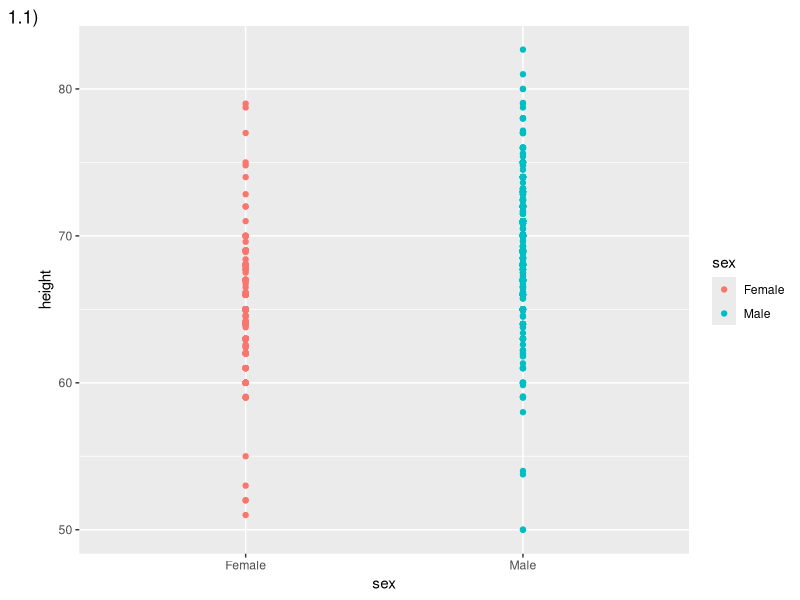
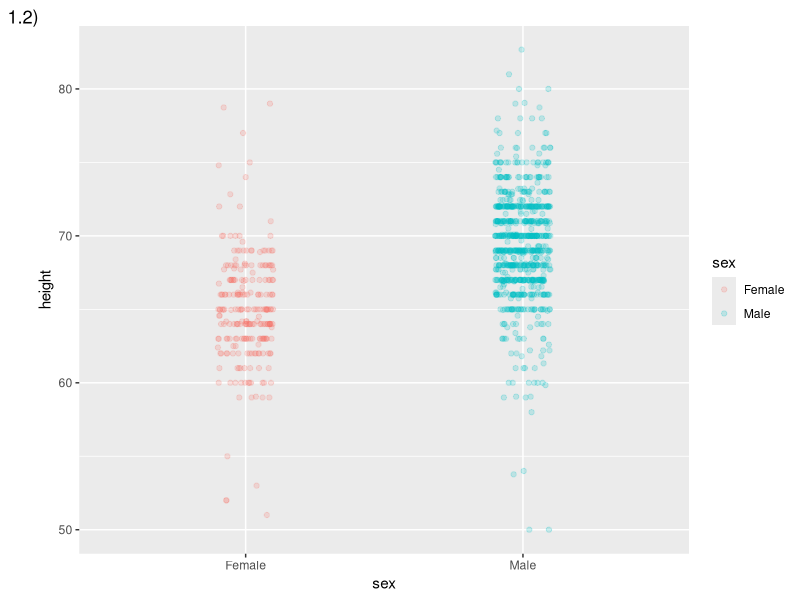
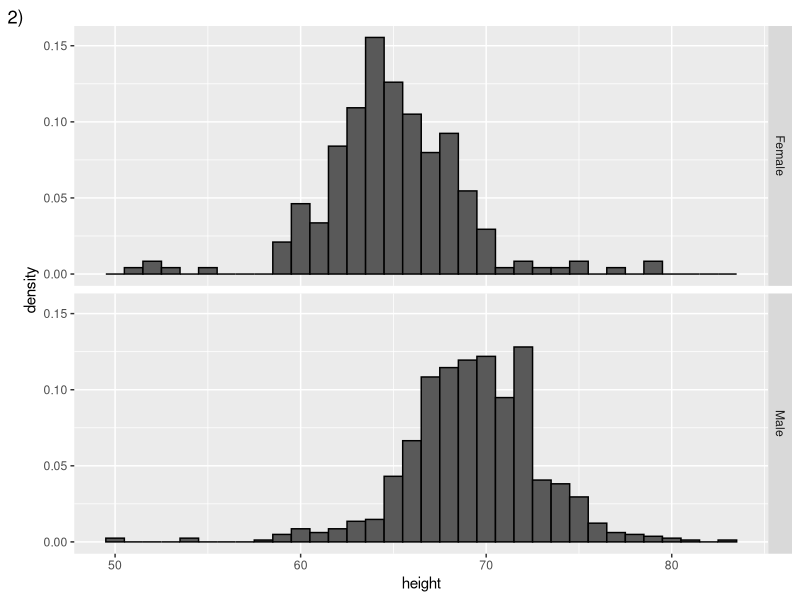
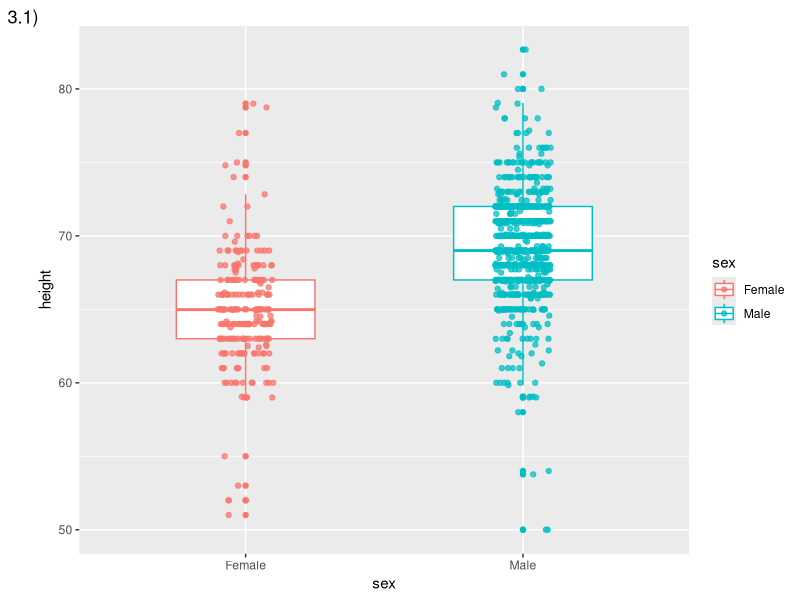
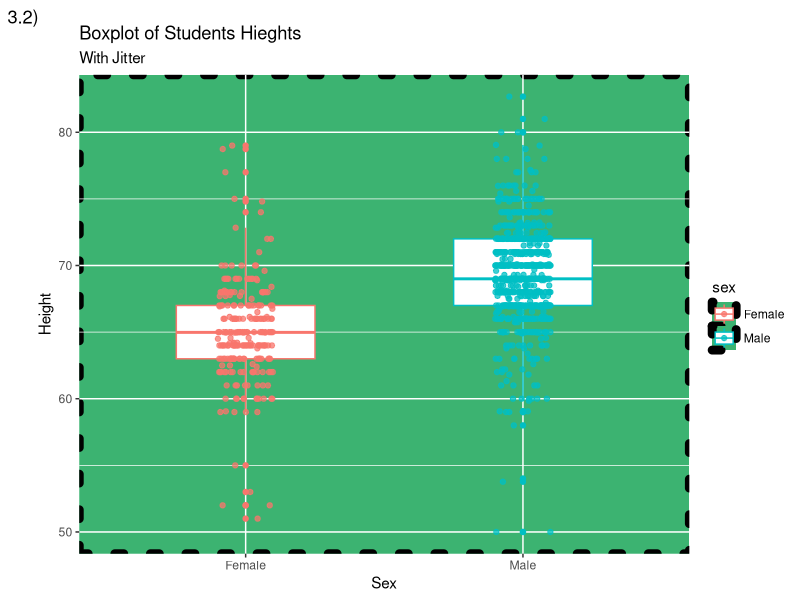
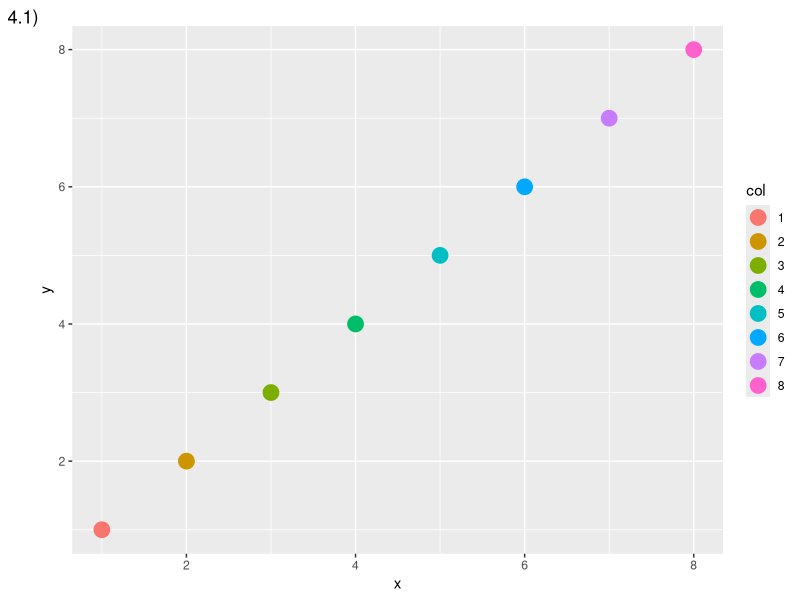
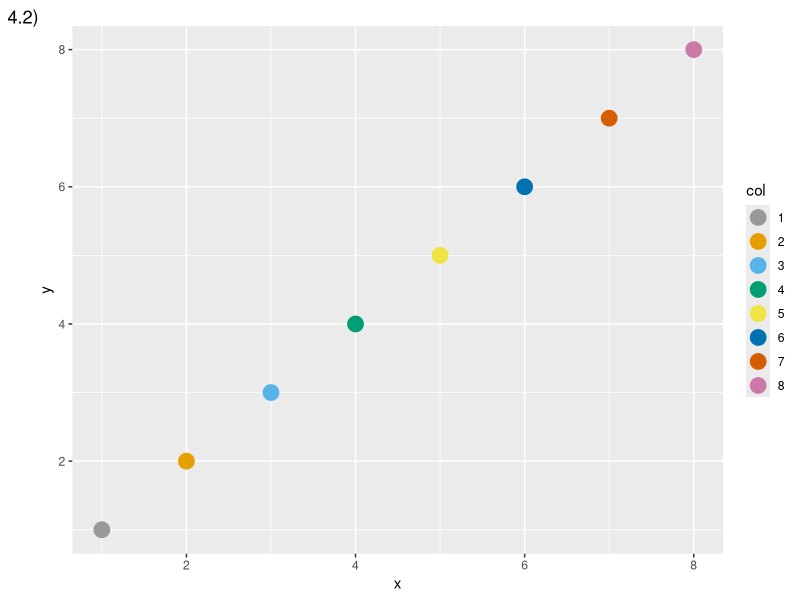
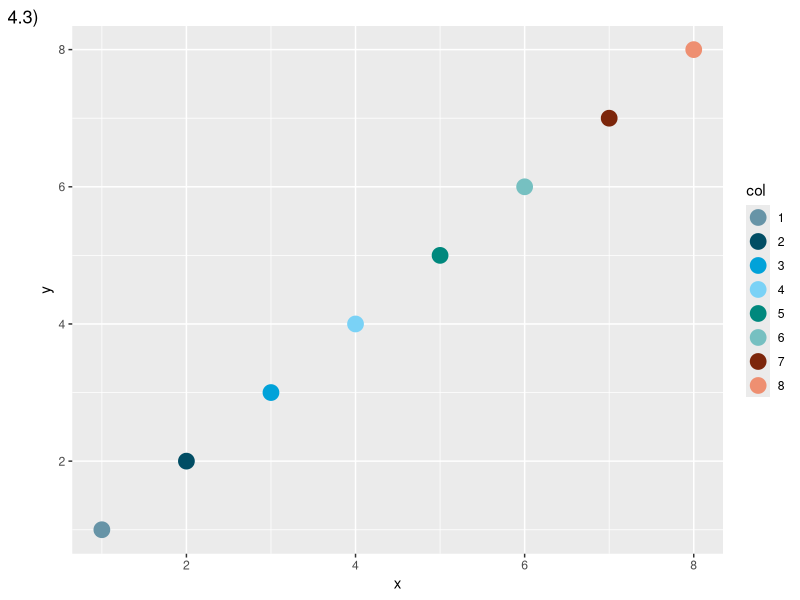

Here is the R script that generated these plots, in order:
#Checar:
#http://www.sthda.com/english/wiki/ggplot2-themes-and-background-colors-the-3-elements

#PRINCIPIOS BASICOS PARA PRESENTAR DATOS:

#La posicion y longitud son preferidos a los angulos y las areas para mostrar
#datos. Esto quiere decir que una grafica con barras es mas clara y util que
#una grafica de pastel. Y a su vez, la de pastel es mejor que la de dona.
#Posicion y longitud > angulos > areas.

#El cero es un valor importante a incluir porque no tenerlo puede distorcionar
#el resto de la grafica, sobre todo visto desde el punto de longitud.
#Cuando analizamos posicion, el cero es menos importante.

#Es importante ver que nuestras graficas no distorsionen nuestras cantidades,
#y que sean interpretables de acuerdo a la realidad. Tambien hay que ordenar
#nuestros datos de manera congruente.

library(dslabs)
library(tidyverse)
library(dplyr)
library(ggplot2)
library(ggthemes)
data("heights")

#Estas dos graficas muestran lo mismo, pero la segunda presenta los puntos con
#una desviacion aleatoria del centro para poder verlos todos.
#La funcion alpha oscurece los puntos cuando son muchos. y los transparenta
#cuando son pocos. Esto atiende al principio de mostrar todos los datos
#que sean posibles.
heights %>% ggplot(aes(sex,height, col = sex)) + geom_point() +
  labs(tag = "1.1)")
heights %>% ggplot(aes(sex,height, col = sex)) + geom_jitter(width = 0.1, alpha = 0.2) +
  labs(tag = "1.2)")

#Histograma por densidad (NO POR CUENTA) de distribucion de alturas.
#Para comparar dos graficas, es importante que tengan los mismos ejes.
#Si queremos comparar cambios horizontales acomodamos las graficas una sobre
#la otra. Para cambios verticales, una junto a la otra. Este caso es un cambio
#horizontal, pues mientras mas a la derecha estan los datos, mas altos son
#los individuos medidos.
heights %>% ggplot() +
  geom_histogram(aes(height, stat(density)), binwidth = 1, col = "black") + 
  labs(tag = "2)")+
  facet_grid(sex~.)

#Esta grafica nos muestra la misma informacion que el histograma, pero ademas
#podemos ver todos los puntos con jitter. Ambas graficas son mas utiles para
#nuestro proposito que una barra que solo muestra un numero.
heights %>% ggplot(aes(sex,height, col = sex)) + 
  geom_boxplot(width = .5) +
  geom_jitter(width = 0.1, alpha = 0.75) +
  labs(tag = "3.1)")

#p + theme(panel.background = element_rect(fill, color, size, linetype))
#Para modificar el fondo. El primer argumento es el relleno, los demas
#corresponden al contorno.
#labs reune ggtitle, xlab y ylab en una funcion. Ademas le puedo anadir un tag
#hasta arriba (tipo para numerar, que lo hice en todo lo anterior aqui).
heights %>% ggplot(aes(sex,height, col = sex), fill = "white") + 
  geom_boxplot(width = .5) +
  geom_jitter(width = 0.1, alpha = 0.75) +
  theme(panel.background = element_rect(fill = "mediumseagreen",
                              color = "black", size = 3, linetype = 3)) +
  labs(title = "Boxplot of Students Hieghts", subtitle = "With Jitter", x = "Sex", y = "Height", tag = "3.2)")

#En ocasiones tenemos que transofrmar la escala (como a logaritmos).

#Los colores predeterminados se pueden cambiar de manera manual, por ejemplo asi:
color_blind_friendly_cols <- c("#999999", "#E69F00", "#56B4E9", "#009E73", "#F0E442", "#0072B2", "#D55E00", "#CC79A7")
p1 <- data.frame(x = 1:8, y = 1:8, col = as.character(1:8)) %>%
  ggplot(aes(x, y, color = col)) +
  geom_point(size = 5)
p1 + labs(tag = "4.1)")
p1 + scale_color_manual(values = color_blind_friendly_cols) + labs(tag = "4.2)")

#Tambien se pueden cambiar de manera automatica usando los de otro tema:
p1 <- data.frame(x = 1:8, y = 1:8, col = as.character(1:8)) %>%
  ggplot(aes(x, y, color = col)) +
  geom_point(size = 5)
p1 + scale_color_economist() + labs(tag = "4.3)")
p1 + scale_color_wsj() + labs(tag = "4.4)")
p1 + scale_color_colorblind() + labs(tag = "4.5)")

#Grafica de lineas para ver los cambios.
data("gapminder")

west <- c("Western Europe", "Northern Europe", "Southern Europe", "Northern America", "Australia and New Zealand")

dat <- gapminder %>%
  filter(year %in% c(2010, 2015) & region %in% west & !is.na(life_expectancy) & population > 10^7)

dat %>%
  mutate(location = ifelse(year == 2010, 1, 2),
         location = ifelse(year == 2015 & country %in% c("United Kingdom", "Portugal"),
                           location + 0.22, location),
         hjust = ifelse(year == 2010, 1, 0)) %>%
  mutate(year = as.factor(year)) %>%
  ggplot(aes(year, life_expectancy, group = country)) +
  geom_line(aes(color = country), show.legend = FALSE) +
  geom_text(aes(x = location, label = country, hjust = hjust), show.legend = FALSE) +
  xlab("") +
  ylab("Life Expectancy") +
  theme(panel.background = element_rect(fill = "white"), 
        panel.grid = element_line(color = "lightgray"))

#Grafica de puntos que muestra el promedio de 2010 y 2015 y la diferencia entre
#esos anos.
library(ggrepel)
dat %>%
  mutate(year = paste0("life_expectancy_", year)) %>%
  select(country, year, life_expectancy, region) %>% spread(year, life_expectancy) %>%
  mutate(average = (life_expectancy_2015 + life_expectancy_2010)/2,
         difference = life_expectancy_2015 - life_expectancy_2010) %>%
  ggplot(aes(average, difference, label = country, shape = region), color = "navyblue") +
  geom_point(size = 2, color = "darkgray") +
  geom_text_repel(color = "navyblue") +
  geom_abline(lty = 2) +
  xlab("Average of 2010 and 2015") +
  ylab("Difference between 2015 and 2010") +
  labs(shape = "Region") +
  theme(panel.background = element_rect(fill = "lightblue"),
        plot.background = element_rect(fill = "lightblue"),
        axis.title = element_text(color = "red"),
        axis.text = element_text(color = "red"),
        legend.background = element_rect(fill = "lightblue"),
        legend.key = element_rect(color = "lightblue"))

data("us_contagious_diseases")
str(us_contagious_diseases)

the_disease <- "Measles"
dat <- us_contagious_diseases %>%
  filter(!state %in% c("Hawaii", "Alaska") & disease == the_disease) %>%
  mutate(rate = count / population * 10000 * 52/weeks_reporting) %>%
  mutate(state = reorder(state, rate))

dat %>% filter(state == "California" & !is.na(rate)) %>%
  ggplot(aes(year, rate))+
  geom_text(aes(x = 1973, y = 50, label = "Vaccines Introduced"), color = "white") +
  geom_line() +
  xlab("Year") +
  ylab("Cases per 10,000") +
  geom_vline(xintercept=1963, col = "navyblue") +
  theme(rect = element_rect(fill = "lightblue"),
        panel.background = element_rect(fill = "lightblue"))

library(RColorBrewer)
display.brewer.all(type = "seq")
display.brewer.all(type = "div")

dat %>% mutate(state = reorder(state,rate)) %>%
  ggplot(aes(year, state, fill=rate)) +
  geom_tile(color = "gray50") +
  scale_x_continuous(expand = c(0,0)) +
  scale_fill_gradientn(colors = RColorBrewer::brewer.pal(9, "Reds"), trans = "sqrt") +
  geom_vline(xintercept = 1963, col = "blue") +
  theme_minimal() + theme(panel.grid = element_blank()) +
  ggtitle(the_disease) +
  ylab("") +
  xlab("") +
  theme(panel.background = element_rect(fill = "white"))

avg <- us_contagious_diseases %>%
  filter(disease == the_disease) %>% group_by(year) %>%
  summarize(us_rate = sum(count, na.rm = TRUE)/sum(population, na.rm = TRUE)*10000)


dat %>%
  filter(!is.na(rate)) %>%
  ggplot() +
  geom_line(aes(year, rate, group = state), color = "grey50", 
            show.legend = FALSE, alpha = 0.2, size = 1) +
  geom_line(mapping = aes(year, us_rate), data = avg, size = 1, col = "black") +
  scale_y_continuous(trans = "sqrt", breaks = c(5, 25, 125, 300)) +
  ggtitle("Cases per 10,000 by state") +
  xlab("") +
  ylab("") +
  geom_text(data = data.frame(x = 1955, y = 50),
            mapping = aes(x, y, label = "US average"), color = "black") +
  geom_vline(xintercept = 1963, col = "blue")
